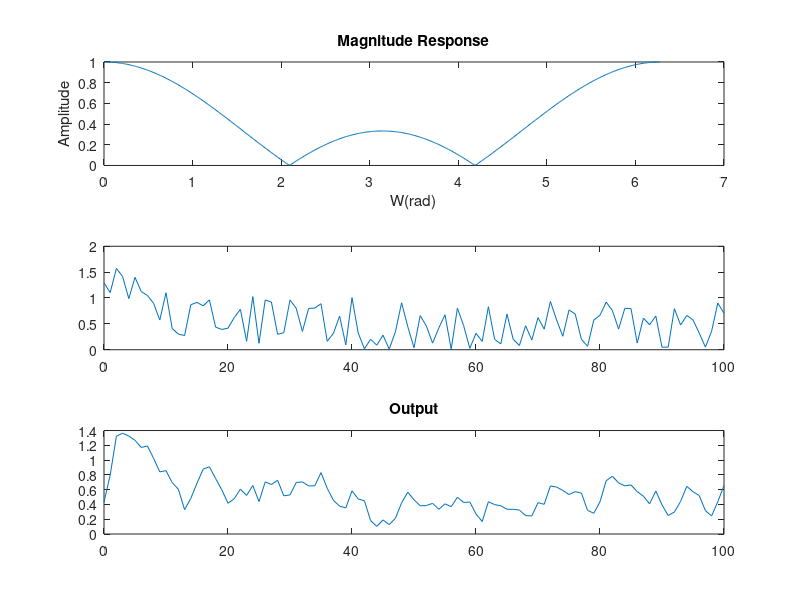

This chart was generated by the following MATLAB code:
n = 0:100;
u = n >= 0;
rn = rand(1,length(n));
x = (0.9.^n).*u + rn;
a = [1 0 0];
b = [1/3 1/3 1/3];
N = 512;
[h, w] = freqz(b,a,N,'whole');
subplot(3,1,1);
plot(w,abs(h));
title("Magnitude Response"),xlabel("W(rad)"),ylabel("Amplitude");
subplot(3,1,2);
plot(n,x);
y = filter(b,a,x);
subplot(3,1,3);
plot(n,y);
title("Output");